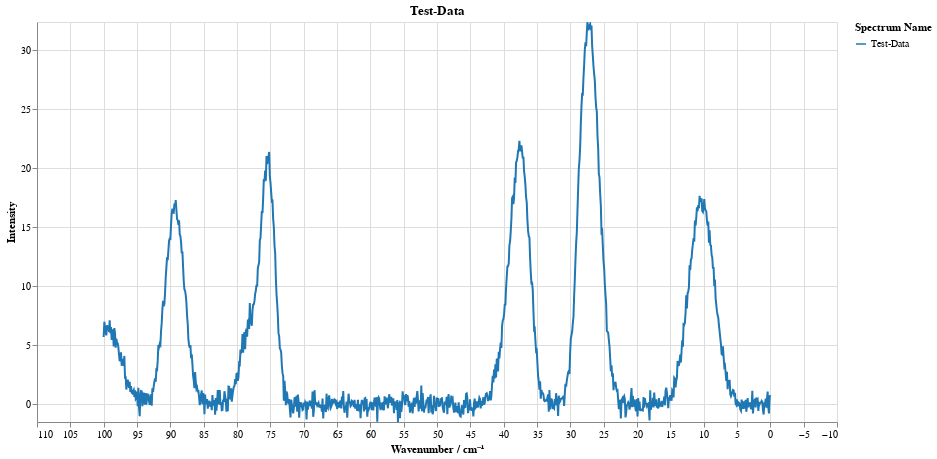

Notebook source saved alongside this figure:
### Markdown cell above
### General Plotting

We can now plot the generated data using different plotting methods contained in the **spectrum.py** module of the package. These plots can be configurated using the dictionary initialized when generating the data this dictionary contains the following keys:

+ "x_label" : "Wavenumber / cm⁻¹",
+ "y_label" : "Intensity",
+ "axis_format" : "0.0f",
+ "interactive" : True,
+ "width" : 800,
+ "height" : 400,
+ "color" : "black",
+ "line_width" : 1,
+ "categorical_scheme" : "category10",
+ "color_reverse" : False,
+ "ppi" : 600,

### Code cell
configuration_dictionary = spectrum.plot_configuration
print(configuration_dictionary)

spectrum.plot_spectrum(title="Test-Data")

### Figure 1 — Vega-Lite specification as saved in the notebook (floating-point values rounded to 4 significant figures; data arrays with more than 128 entries replaced by an {"elided": "..."} marker saying what was removed)
{"config": {"view": {"continuousWidth": 300, "continuousHeight": 300}}, "data": {"name": "data-57225d533832b855b14f5a3a0ad07918"}, "mark": {"type": "line"}, "encoding": {"color": {"field": "legend", "legend": {"title": "Spectrum Name"}, "scale": {"scheme": "category10", "reverse": false}, "type": "nominal"}, "x": {"axis": {"format": "0.0f"}, "field": "x", "scale": {"domain": [-10.0, 110.0]}, "sort": "descending", "title": "Wavenumber / cm⁻¹", "type": "quantitative"}, "y": {"field": "y", "scale": {"domain": [-1.494, 32.4]}, "title": "Intensity", "type": "quantitative"}}, "height": 400, "params": [{"name": "param_4", "select": {"type": "interval"}, "bind": "scales"}], "title": "Test-Data", "width": 800, "$schema": "https://vega.github.io/schema/vega-lite/v5.20.1.json", "datasets": {"data-57225d533832b855b14f5a3a0ad07918": {"elided": "1000 records"}}}
